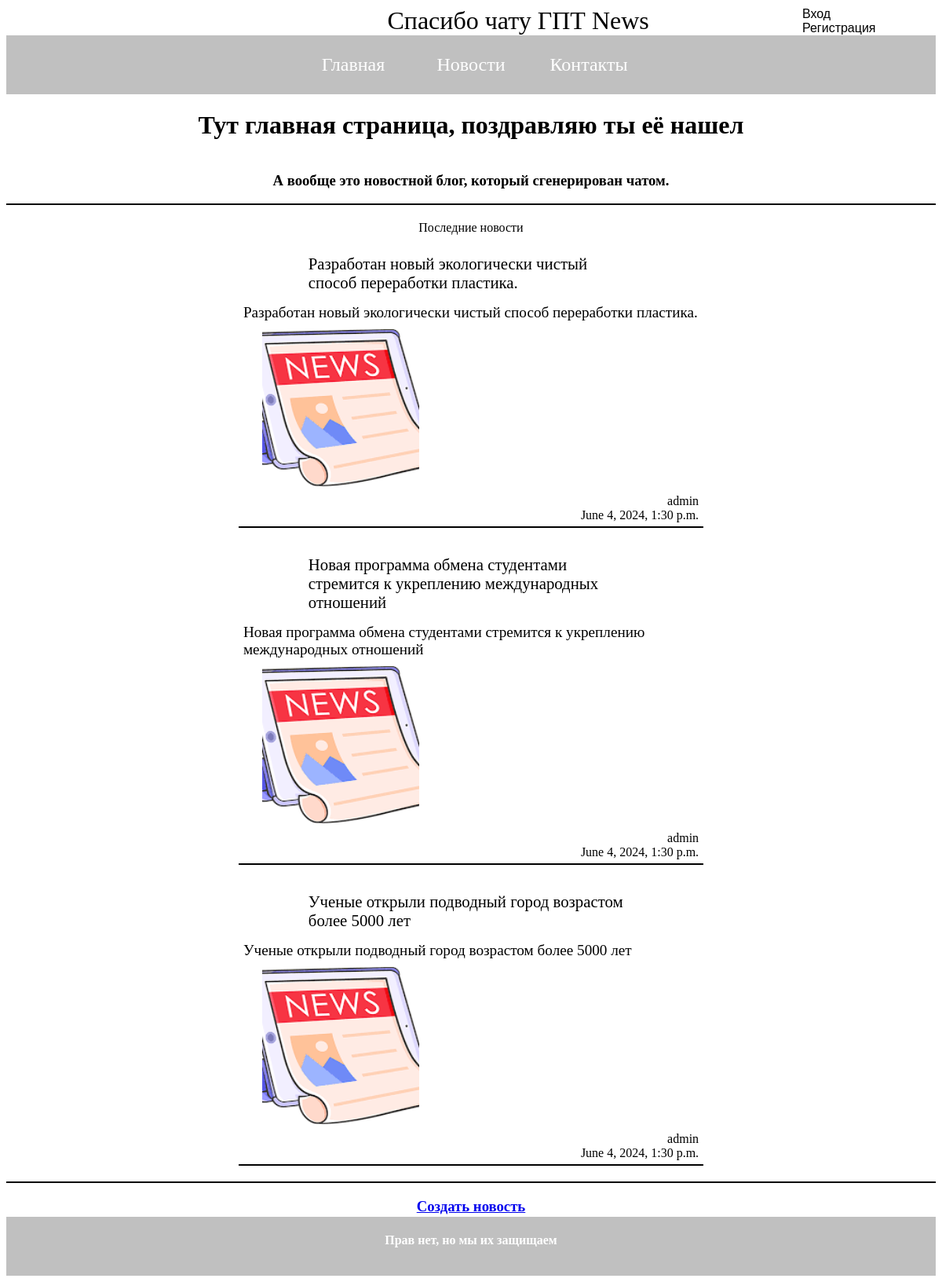
Before: / with the older database file.
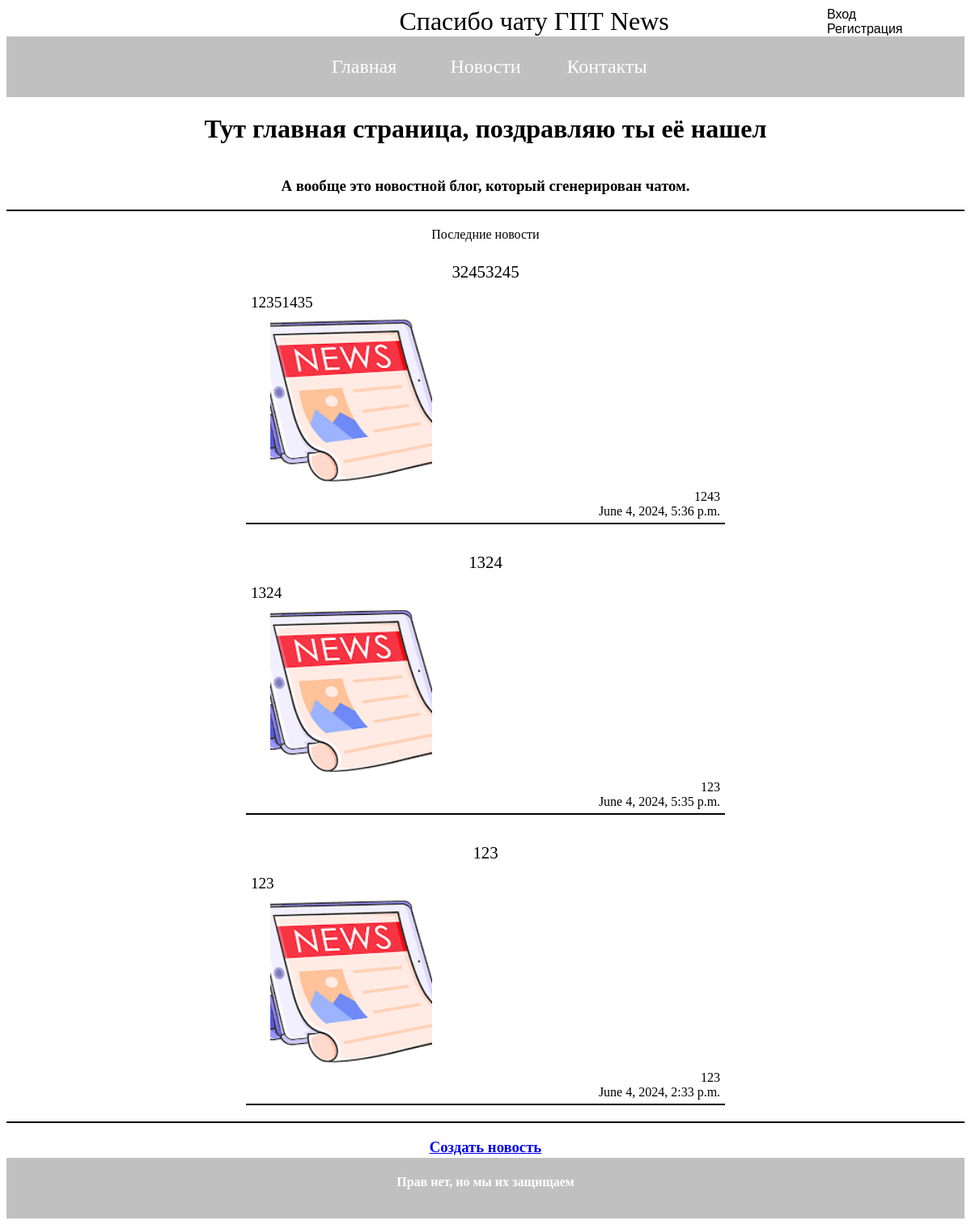
After: the same page with the newer database file.
### Gingerbreads/models.py (models this page shows, shortened)
class Gingerbreads(models.Model):
    title = models.CharField(max_length=200, verbose_name="Заголовок")
    content = models.TextField(verbose_name="Содержание")
    date_published = models.DateTimeField(default=timezone.now ,verbose_name="Дата публикации")
    images = models.ImageField(upload_to="images/", verbose_name="Изображение")
    author = models.ForeignKey(User, on_delete=models.CASCADE, verbose_name="Автор", null=True, blank=True)
    def get_absolute_url(self):
        return reverse("news:Gingerbreads_detail", kwargs={"pk": self.pk})

### Gingerbreads/views.py (the view)
# urls.py: path("", views.index, name="Gingerbreads"),
def index(request):
    latest_blog = Gingerbreads.objects.all().order_by('-date_published')[:3]
    return render(request, 'Gingerbreads/Gingerbreads_list.html', {"blogs": latest_blog})

### Gingerbreads/templates/Gingerbreads/Gingerbreads_list.html (shortened to what this page needs)
{% extends 'Gingerbreads/layout.html' %}
{% load static %}
{% block static %}
    <link rel="stylesheet" href="{% static 'Gingerbreads/css/Gingerbreads_list.css' %}">
{% endblock static %}
{% block content %}
    <div class="info">
        <h1>Тут главная страница, поздравляю ты её нашел </h1>
        <h3>А вообще это новостной блог, который сгенерирован чатом.
        </h3>
    </div>
    <div class='last_news'>
        <a class ='text_content'>Последние новости</a>
        {% for blog in blogs %}
        <div class='blog'>
            <div style="width: 100%; display:flex; justify-content: center;">
                <a href="{{ blog.get_absolute_url }}" class='title_blog'>{{ blog.title }}</a>
            </div>
            <a class='content_blog'>{{blog.content | truncatechars:150 }}</a>
            <div class='img_blog'>
                <div
                style=
                'background: url({{blog.images.url}}) no-repeat;
                background-position: center;
                background-size:cover;
                    width: 100%;
                    height: 100%;'></div>
                </div>
                <div class='blog_info'>
                    <a>{{blog.author}}</a>
                    <a>{{blog.date_published}}</a>
                </div>
            </div>
            {% endfor %}
        </div>
<div class="centered">
  <h3>
    <a class="new_news" href="{% url 'news:create_news' %}">Создать новость</a>
  </h3>
</div>
        {% endblock content %}

### Gingerbreads/templates/Gingerbreads/Layout.html (shortened to what this page needs)
{% load static %}
<html lang="en">
<head>
<link rel="stylesheet" href="{% static 'Gingerbreads/css/layout.css' %}">
{% block static %}
{% endblock %}
</head>
<body>
    <div class="header">
        <div class="nav-logo">
            <a href='{% url 'news:Gingerbreads' %}' class="head_text">Спасибо чату ГПТ News</a>
        </div>
        <div class="user_logo">
            {% if user.is_authenticated %}
                <div style="display:flex; align-items: baseline">
                <a  class="user_btn" href="{% url 'Users:profile' %}">{{ user.username }}</a>
                <form action="{% url 'Users:logout' %}" method="post">
                    {% csrf_token %}
                    <button type="submit" class="user_btn">Выход</button>
                </form>
                </div>
                {% if user.is_superuser %}
                <div>
                    <a class="admin_btn" href="{% url 'admin:index' %}">Панель администратора</a>
                </div>
                {% endif %}
            {% else %}
                <div>
                    <a class="user_btn" href="{% url 'Users:login' %}">Вход</a>
                    <a class="user_btn" href="{% url 'Users:register' %}">Регистрация</a>
                </div>
            {% endif %}
        </div>
    </div>
    <div class="navigate">
            <a href='{% url 'news:Gingerbreads' %}' class="nav_btn">Главная</a>
            <a href='{% url 'news:News' %}' class="nav_btn">Новости</a>
            <a href='{% url 'news:contacts' %}' class="nav_btn">Контакты</a>
    </div>
    {% block content %}
    {% endblock %}
    <div class='footer'>
        <h4>Прав нет, но мы их защищаем</h4>
    </div>
</body>
</html>

### static/Gingerbreads/css/layout.css (style rules this page uses)
body { position: relative; padding-bottom: 58px; box-sizing: border-box; }
.head_text { justify-content: center; font-size: 2em; text-decoration: none; color: black; }
.nav-logo { display: flex; justify-content: center; align-items: center; padding-left: 41%; }
.navigate { display: flex; background-color: #C0C0C0; width: 100%; height: 75px; font-size: 1.5em; justify-content: center; align-items: center }
.nav_btn { width: 150px; color: white; display: flex; justify-content: center; text-decoration: none; }
.user_btn { display: flex; align-items: center; font-size: 1 em; width: 90px; text-decoration: none; color: black; border: none; background-color: white; font-family: Arial; }
.header { display: flex; justify-content: space-between }
.footer { height: 75px; width: 100%; display: flex; background-color: #C0C0C0; position: absolute; bottom: 0px; color: white; justify-content: center; }
.user_logo { display: flex; align-items: center; width: 250px; justify-content: space-around; flex-direction: column }

### static/Gingerbreads/css/Gingerbreads_list.css (style rules this page uses)
.last_news { padding-top: 20px; display: flex; justify-content: center; width: 100%; flex-direction: column; align-items: center; border-bottom: 2px solid black; }
.blog { background-color: white; width: 50%; color: black; border-bottom: 2px solid black; }
.text_content { padding-bottom: 10px; font-size: 1 em; }
.blog_info { display: flex; flex-direction: column; align-items: flex-end; padding-right: 1%; padding-bottom: 5px; padding-top: 10px; }
.title_blog { display: flex; justify-content: center; color: black; text-decoration: none; font-size: 1.3em; padding-top: 15px; padding-bottom: 15px; width: 70%; }
.content_blog { padding-left: 1%; padding-right: 1%; color: black; font-size: 1.2em; width: 98%; display: flex; padding-bottom: 10px; }
.img_blog { width: 200px; height: 200px; padding-left: 5%; background-size: cover; background-position: center; background-repeat: no-repeat; }
.info { display: flex; flex-direction: column; align-items: center; border-bottom: 2px solid black; }
.centered { display: flex; justify-content: center; align-items: center; }

Changed rows visible on the page:
no longer on this page (row unchanged): Gingerbreads: title "Разработан новый экологически чистый способ переработки пластика.", content "Разработан новый экологически чистый способ переработки пластика.", images (picture), author "admin", date_published "June 4, 2024, 1:30 p.m."
no longer on this page (row unchanged): Gingerbreads: title "Новая программа обмена студентами стремится к укреплению международных отношений", content "Новая программа обмена студентами стремится к укреплению международных отношений", images (picture), author "admin", date_published "June 4, 2024, 1:30 p.m."
no longer on this page (row unchanged): Gingerbreads: title "Ученые открыли подводный город возрастом более 5000 лет", content "Ученые открыли подводный город возрастом более 5000 лет", images (picture), author "admin", date_published "June 4, 2024, 1:30 p.m."
added Gingerbreads: title "32453245", content "12351435", images (picture), author "1243", date_published "June 4, 2024, 5:36 p.m."
added Gingerbreads: title "1324", content "1324", images (picture), author "123", date_published "June 4, 2024, 5:35 p.m."
added Gingerbreads: title "123", content "123", images (picture), author "123", date_published "June 4, 2024, 2:33 p.m."
